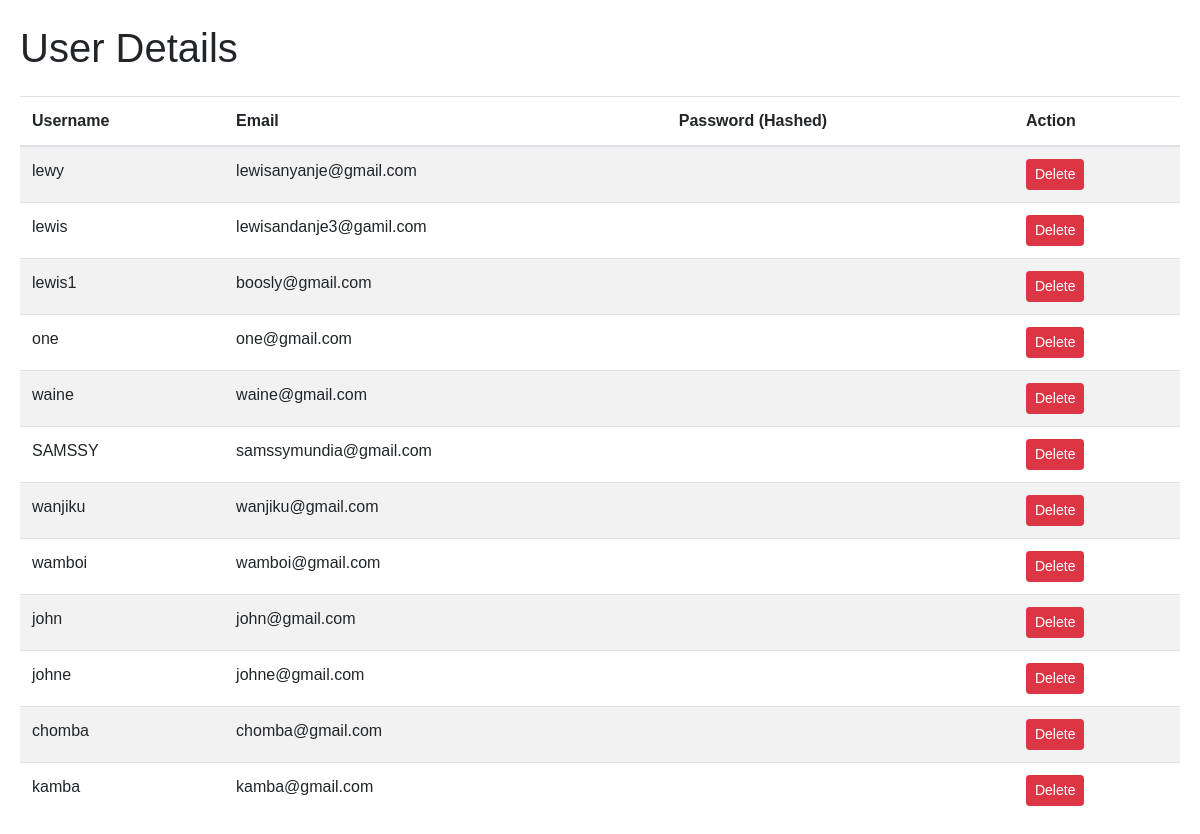
The page /View_users (signed in) on the database its author committed.
### main.py (models this page shows, shortened)
class User(db.Model, UserMixin):
    id = db.Column(db.Integer, primary_key=True)
    username = db.Column(db.String(20), unique=True, nullable=False)
    email = db.Column(db.String(120), unique=True, nullable=False)
    password_hash = db.Column(db.String(128), nullable=False)
    is_admin = db.Column(db.Boolean, default=False)

### main.py (the view)
@app.route('/View_users')
@login_required
def view_users():
    users = User.query.all()
    return render_template('Admin/view_users.html', users=users)

### main.py (called while the page is built)
@login_manager.user_loader
def load_user(user_id):
    return User.query.get(int(user_id))

### templates/Admin/view_users.html (shortened to what this page needs)
<!DOCTYPE html>
<html lang="en">
<head>
    <link href="https://maxcdn.bootstrapcdn.com/bootstrap/4.0.0/css/bootstrap.min.css" rel="stylesheet">
    <link href="https://cdnjs.cloudflare.com/ajax/libs/font-awesome/5.15.3/css/all.min.css" rel="stylesheet">
    <link href="https://cdnjs.cloudflare.com/ajax/libs/animate.css/3.7.2/animate.min.css" rel="stylesheet">
    <link rel="stylesheet" type="text/css" href="{{ url_for('static', filename='css/index.css') }}">
</head>
<body>
<div class="container">
    <div class="row">
        <div class="col-md-12">
            <h1 class="my-4">User Details</h1>
            <table class="table table-striped">
                <thead>
                    <tr>
                        <th>Username</th>
                        <th>Email</th>
                        <th>Password (Hashed)</th>
                        <th>Action</th>
                    </tr>
                </thead>
                <tbody>
                    {% for user in users %}
                    <tr id="user-{{ user.id }}">
                        <td>{{ user.username }}</td>
                        <td>{{ user.email }}</td>
                        <td>{{ user.password }}</td>
                        <td>
                            <button class="btn btn-danger btn-sm" onclick="deleteUser('{{ user.id }}')">Delete</button>
                        </td>
                    </tr>
                    {% endfor %}
                </tbody>
            </table>
        </div>
    </div>
</div>
</body>
</html>

### static/css/index.css (style rules this page uses)
body { margin: 0; font-family: Arial, sans-serif; }
.btn, .btn:focus { outline: none !important; -webkit-box-shadow: none; box-shadow: none; }
.container { max-width: 1200px; margin: 0 auto; padding: 0 20px; }

### rows shown on the page
User: username "lewy", email "lewisanyanje@gmail.com"
User: username "lewis", email "lewisandanje3@gamil.com"
User: username "lewis1", email "boosly@gmail.com"
User: username "one", email "one@gmail.com"
User: username "waine", email "waine@gmail.com"
User: username "SAMSSY", email "samssymundia@gmail.com"
User: username "wanjiku", email "wanjiku@gmail.com"
User: username "wamboi", email "wamboi@gmail.com"
User: username "john", email "john@gmail.com"
User: username "johne", email "johne@gmail.com"
User: username "chomba", email "chomba@gmail.com"
User: username "kamba", email "kamba@gmail.com"
